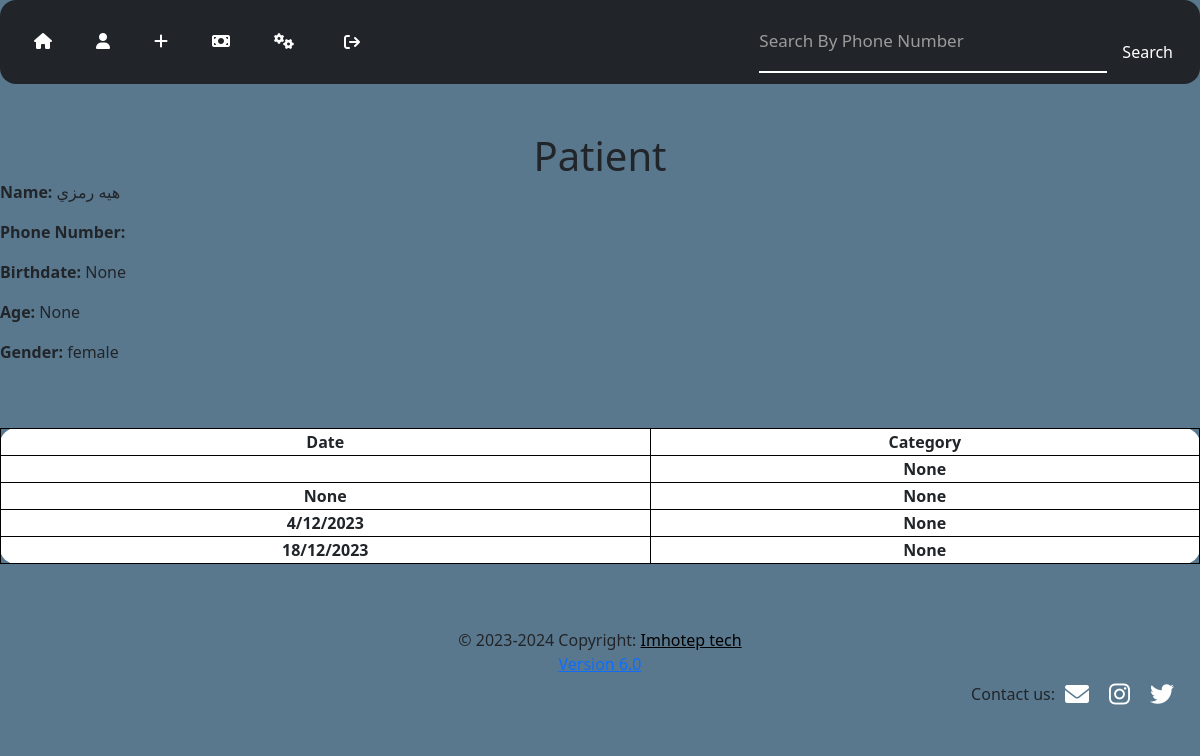
The app's page /open_patient_assi?id=4 (signed in) with its own data.
### tables this page shows
CREATE TABLE "patients" (
"id"	INTEGER,
"doc_id"	INTEGER,
"name"	TEXT NOT NULL,
"phone_number"	TEXT,
"gender"	TEXT,
"birthdate"	DATE,
"patient_cat"	TEXT,
PRIMARY KEY("id")

);

CREATE TABLE "details" (
"id"	INTEGER,
"d_id"	INTEGER,
"doc_id"	INTEGER,
"date"	TEXT,
"prescription"	TEXT,
"details"	TEXT,
"remarks"	TEXT,
"category"	TEXT,
PRIMARY KEY("d_id")

);

### app.py (the view)
@app.route("/open_patient_assi", methods=["GET"])
def open_patien_assi():
    if not session.get("logged_in_assistant"):
        return redirect("/login")
    else:
        id = request.args.get("id")
        person = db.execute("SELECT *, strftime('%Y', 'now') - strftime('%Y', birthdate) - (strftime('%m-%d', 'now') < strftime('%m-%d', birthdate)) AS age FROM patients WHERE id = ? ", id)
        details = db.execute("SELECT * FROM details WHERE id = ?", id)
        return render_template("open_patient_assi.html", person = person, details=details)

### templates/open_patient_assi.html
<!DOCTYPE html>
<html lang="en">
<head>
    {% include 'css.html' %}
</head>
<body>
    {% include 'nav_assi.html' %}
    <br><br>
    <h1 class="centered animate__animated animate__pulse">Patient</h1>
    <p><strong>Name:</strong> {{ person[0].name }}</p>
    <p><strong>Phone Number:</strong> {{ person[0].phone_number }}</p>
    <p><strong>Birthdate: </strong> {{ person[0].birthdate }}</p>
    <p><strong>Age: </strong> {{ person[0].age }}</p>
    <p><strong>Gender: </strong> {{ person[0].gender }}</p>
    <br><br>
    <table class="c" style="text-align: center;">
        <thead>
            <tr>
                <th>Date</th>
                <th>Category</th>
            </tr>
        </thead>
        <tbody>
            {% for detail in details %}
            <tr>
                <td>{{ detail.date }}</td>
                <td>{{ detail.category }}</td>
            </tr>
            {% endfor %}
        </tbody>
    </table>
</body>
<br><br>
{% include 'footer_assi.html' %}
</html>

### templates/css.html (shortened to what this page needs)
<link rel="stylesheet" href="https://cdnjs.cloudflare.com/ajax/libs/animate.css/4.1.1/animate.min.css" />
<link rel="stylesheet" href="https://cdnjs.cloudflare.com/ajax/libs/font-awesome/6.0.0-beta3/css/all.min.css">
<link href="https://cdn.jsdelivr.net/npm/bootstrap@5.3.2/dist/css/bootstrap.min.css" rel="stylesheet">
<link rel="stylesheet" href="{{ url_for('static', filename='app.css') }}">

### templates/nav_assi.html (shortened to what this page needs)
<nav class="navbar navbar-expand-sm bg-dark navbar-dark">
    <div class="container-fluid">
        <div class="collapse navbar-collapse" id="collapsibleNavbar">
            <ul class="navbar-nav">
                <li class="nav-item">
                    <a href="/assistant_home">
                        <i class="fas fa-home"></i>
                    </a>
                </li>
                <li class="nav-item">
                    <a href="/show_all_patients_a">
                        <i class="fas fa-user"></i>
                    </a>
                </li>
                <li class="nav-item">
                    <a href="/add_new_a">
                        <i class="fas fa-add"></i>
                    </a>
                </li>
                <li class="nav-item">
                    <a href="/trans_assi">
                        <i class="fas fa-money-bill"></i>
                    </a>
                </li>
                <li class="nav-item">
                    <a href="/edit_assi">
                        <i class="fas fa-cogs"></i>
                    </a>
                </li>
                <li class="nav-item">
                    <a>
                        <form action="/logout" method="post" onsubmit="return confirm('Are you sure you want to logout');">
                            <button class="transparent-button1" type="submit">
                                <i class="fas fa-sign-out"></i>
                            </button>
                        </form>
                    </a>
                </li>
            </ul>
        </div>
        <div class="search-container">
            <form action="/search_phone_assi" method="GET">
                <div class="form__group field">
                    <input autocomplete="off" name="phone_number" type="text" class="form__field" placeholder="Search By Phone Number"
                    maxlength="11" pattern="[0-9]{11}" size="30"><br><br>
                    <label for="Search" class="form__label">Search By Phone Number</label>
                    <button type="submit" class="btn btn-black">Search</button>
                </div>
            </form>
        </div>
</nav>

### templates/footer_assi.html
<footer class="bg-light text-center text-lg-start">
    <div class="text-center p-3" style="background-color: #59788e;">
        © 2023-2024 Copyright: <a href="https://imhoteptech.vercel.app" style="color: black;">Imhotep tech</a> <a href="/version_assi"><br>{% include 'footer_all.html' %}</a>
        <div class="d-flex justify-content-end align-items-center">
            <p class="mb-0">Contact us:</p>
            <a href="mailto:imhoteptech@outlook.com" class="footer-icon">
                <i class="fa fa-envelope"></i>
            </a>
            <a href="https://www.instagram.com/imhotep_tech?igsh=YXV0Y24xZnNveDQ5" target="_blank" class="footer-icon">
                <i class="fab fa-instagram"></i>
            </a>
            <a href="https://x.com/Imhoteptech1?t=E5JmfSp5WpyZaWkDzILpKw&s=09" target="_blank" class="footer-icon">
                <i class="fab fa-twitter"></i>
            </a>
        </div>
    </div>
</footer>

### static/app.css (style rules this page uses)
body { background-color: #59788e; }
.centered { text-align: center; margin: auto; display: flex; flex-direction: column; }
.transparent-button1 { background-color: transparent; border: none; color: white; }
.navbar { background-color: #202761; overflow: hidden; border-radius: 1rem; }
.navbar a { float: left; display: block; color: white; text-align: center; padding: 20px 22px; text-decoration: none; border-radius: 1rem; }
table { background-color: white !important; border-collapse: collapse; border: 1px solid black; border-radius: 1rem; }
th, td { border: 1px solid black; font-weight: bold; border-radius: 1rem; }
table.c { table-layout: auto; width: 100%; }
button.btn-black { padding: 9px 15px; border-radius: 5px; border: none; background-color: #212529; color: white; cursor: pointer; }
.form__group { position: relative; padding: 20px 0 0; width: 100%; display: flex; align-items: center; }
.form__field { font-family: inherit; flex: 1; border: none; border-bottom: 2px solid #fff; outline: 0; font-size: 17px; color: #fff; padding: 7px 0; background: transparent; transition: border-color 0.2s; }
.form__field::placeholder { color: transparent; }
.form__label { position: absolute; top: 0; display: block; transition: 0.2s; font-size: 17px; color: #9b9b9b; pointer-events: none; }
.search-container { display: flex; justify-content: flex-end; align-items: center; flex-wrap: wrap; margin: 0px; }
.footer-icon { margin: 0 10px; color: white; font-size: 24px; text-decoration: none; }

### records on screen
patients: name "هيه رمزي", gender "female"
details: category "None"
details: date "None", category "None"
details: date "4/12/2023", category "None"
details: date "18/12/2023", category "None"

### other values on screen
{{ person[0].birthdate }} "None"
{{ person[0].age }} "None"
